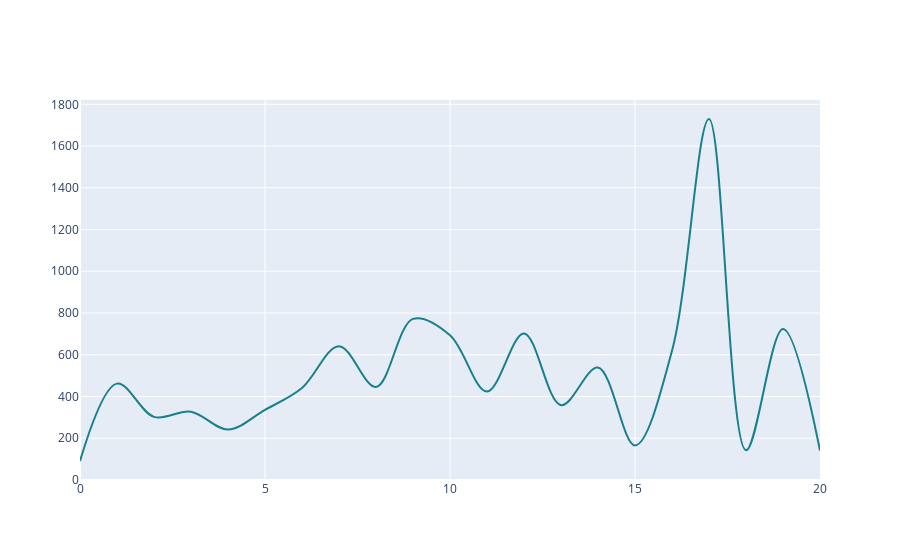

Here is the notebook cell this chart was saved with:
### Code cell
large_rockwell_template = dict(
        layout=go.Layout(title_font=dict(family="IBM Plex Sans", size=30)))


large_rockwell_template = dict(layout=go.Layout(title_font=dict(family="IBM Plex Sans", size=30)))


fig3 = make_subplots(rows=1, cols=1)  

fig3.add_trace(go.Scatter(x=hr_stats["dates"],y=hr_stats["hrv"],line=dict(color="#18808B"),line_shape='spline'),
    row=1, col=1)
fig3.show()

### Figure 1 — Plotly figure (JSON) as saved in the notebook; plotly's stock layout.template omitted (floating-point values rounded to 4 significant figures)
{"data": [{"line": {"color": "#18808B", "shape": "spline"}, "type": "scatter", "x": [0, 1, 2, 3, 4, 5, 6, 7, 8, 9, 10, 11, 12, 13, 14, 15, 16, 17, 18, 19, 20], "xaxis": "x", "y": [90.95, 461.7, 302.5, 327.0, 242.0, 336.1, 440.8, 641.1, 445.6, 771.7, 693.7, 423.8, 702.0, 358.6, 538.8, 165.3, 619.0, 1730.0, 142.0, 723.1, 141.0], "yaxis": "y"}], "layout": {"xaxis": {"anchor": "y", "domain": [0, 1]}, "yaxis": {"anchor": "x", "domain": [0, 1]}}}
